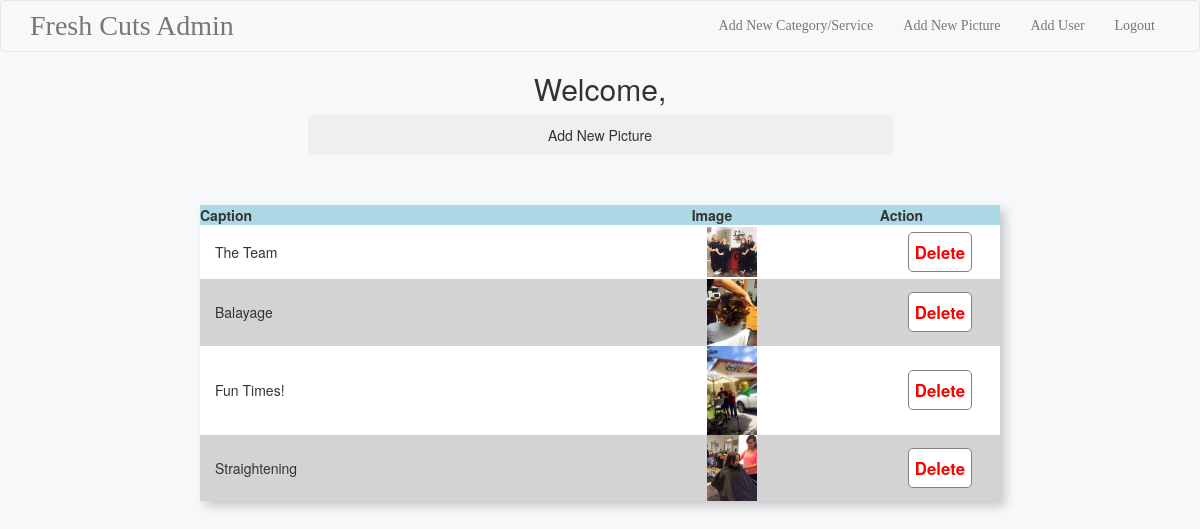
Screenshot of /add_pic.php (signed in) with the database file from the repository.
### tables this page shows
CREATE TABLE `images` (
  `picture_id` int(11) NOT NULL,
  `image` varchar(255) NOT NULL,
  `caption` varchar(140) NOT NULL
);

### inc/functions.php (the view, shortened to what this page needs)
<?php
function getImages(){
	include("connection.php");
	try{
		$query = "SELECT * FROM images";
		$result = $db->prepare($query);
		$result->execute();
		return $result->fetchAll();
	} catch(Exception $e){
		echo $e->getMessage();
	}
}
function displayImagesInTable($image){
	echo "<tr>";
	echo "<td class='col-xs-8'>$image[caption]</td>";
	echo "<td class='col-xs-3'><img style='width:50px;'src='$image[image]'></td>";
	echo "<td class='col-xs-1'>";
	echo "<form class='deleteButtonForm btn' action='add_pic.php' method='post'>";
	echo "<input  type='submit' name='submit' value='Delete'/>";
	echo "</form></td>";
	echo "</tr>";
}

### inc/header.php (shortened to what this page needs)
<!DOCTYPE html>
<html>
<head>
  <link rel="stylesheet" href="https://maxcdn.bootstrapcdn.com/bootstrap/3.3.7/css/bootstrap.min.css">
  <link rel="stylesheet" href="css/style.css">
</head>
<body onunload="">
    <div class="navbar navbar-default  " style="margin-bottom:0">
      <div class="container">
          <div class="navbar-header">
        <a href="#" class="navbar-brand">Fresh Cuts Admin</a>
    </div>
        <div class="collapse navbar-collapse navHeaderCollapse">
          <ul class=" nav navbar-nav navbar-right navLinks">
            <li><a href="add_service.php">Add New Category/Service</a></li>
            <li><a href="add_pic.php">Add New Picture</a></li>
            <li><a href="add_user.php">Add User</a></li>
            <li><a href="admin_login.php?logout=1">Logout</a></li>
          </ul>
      </div>
      </div>
    </div>

### add_pic.php (shortened to what this page needs)
<?php
include("inc/connection.php");
include("inc/functions.php");
$currentUser = getCurrentUser();
include("inc/header.php");
?>
	<div class="container ">
		<div class="row text-center welcome">
			<h2>Welcome, <?php echo $currentUser ?></h2>
			<input type='button' class='btn col-xs-8 col-xs-offset-2 col-sm-6 col-sm-offset-3' role="button" data-toggle="modal" data-target="#addPicture" value='Add New Picture' />
		</div>
</div>
<div>
	<table class="col-xs-12 col-sm-8 col-sm-offset-2 pictureTable">
	<thead>
		<tr>
			<th>Caption</th>
			<th>Image</th>
			<th>Action</th>
		</tr>
	</thead>
<?php
 foreach(getImages() as $image){
 		displayImagesInTable($image);
	}
?>
</table>
</div>
</body>
</html>

### css/style.css (style rules this page uses)
body { background-color: #F7F8F9; }
.navLinks li { font-size: 0.5em; }
.pictureTable { box-shadow: }
input[type="submit"] { background-color: #23527C; color:white; }
.welcome { margin-bottom: 50px; }
input, select, textarea, input:focus, input:hover { font-size:16px; }
.fullServiceList, .pictureTable { padding-left:0; padding-right:0; background-color: white; padding-top: 20px; padding-bottom: 20px; margin-bottom:30px; box-shadow: 5px 5px 10px rgba(0,0,0,0.2); }
tr:nth-child(even) { background-color: lightgray; }
thead { background-color: lightblue; }
#service_input_form select, input { height:40px; }
.deleteButtonForm input[type="submit"] { color: red; border:solid 1px gray; border-radius: 5px; background-color:white; font-weight: bold; font-size:1.2em; }
.navbar-brand, .navbar-nav a, h3 { font-family: 'Oleo Script Swash Caps', cursive; font-size: 2em; }

### rows the page displays
images: caption "The Team", image (picture)
images: caption "Balayage", image (picture)
images: caption "Fun Times!", image (picture)
images: caption "Straightening", image (picture)
